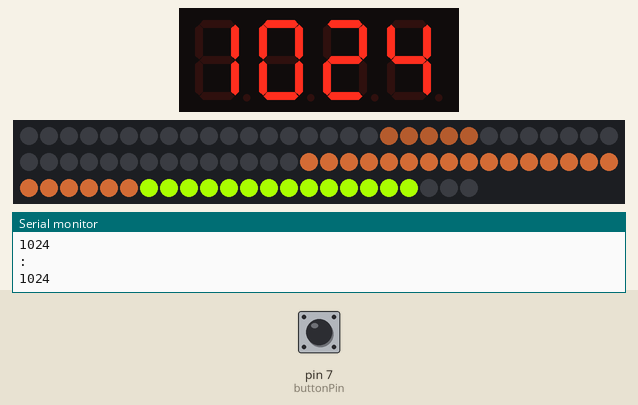
This sketch was run on a simulated Arduino Uno, built with avr-gcc and run on an emulated ATmega328P. Shown: 4-digit seven-segment display, 83 RGB LEDs in strip order, left to right, continuing on the next row, the last lines printed to the serial monitor. The test bench sets the inputs (shaded band); at power-on: pin 7 (buttonPin) LOW. Dim RGB values are drawn brighter than linear; the local clock reads 2024-03-15 10:24:30 at power-on unless the sketch sets it.

Above: at 1.2 s.
1.3 s: pin 7 (buttonPin) pulled HIGH for 0.15 s
At 2.2 s:
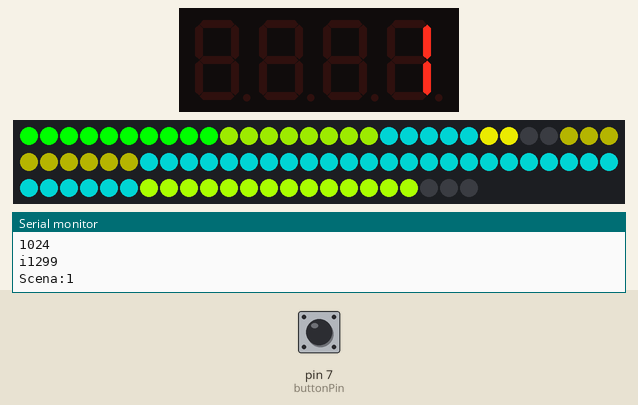
4.4 s: pin 7 (buttonPin) pulled HIGH for 1 s
At 5.8 s:
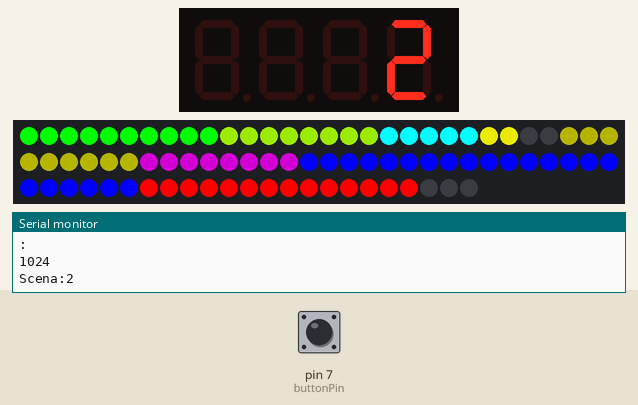
6.0 s: pin 7 (buttonPin) pulled HIGH for 0.15 s
At 6.5 s:
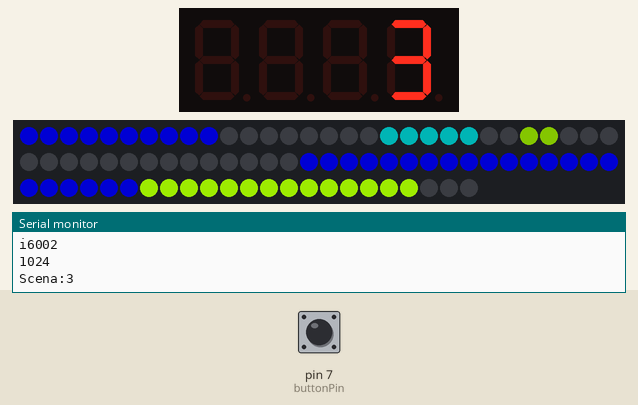
6.7 s: pin 7 (buttonPin) pulled HIGH for 0.15 s
At 7.98 s:
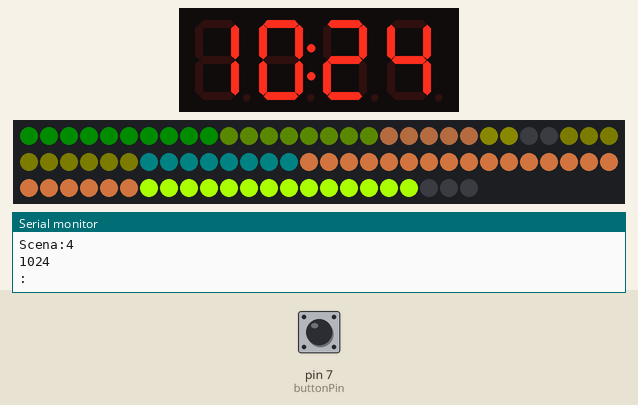

The sketch:

lightboxws2812tm1637mini.ino
```cpp
// (licence header left out)
#include <TM1637.h>
#include <DS3231.h>
#include <Wire.h>
#include <Adafruit_NeoPixel.h>

#define PIN 2 // pin LEDs WS2812
#define NUMPIXELS 83 // Number of LEDs WS2812

DS3231 clock1;
bool h12Flag;
bool pmFlag;

// Instantiation and pins configurations
// Pin 2 - > DIO
// Pin 0 - > CLK
TM1637 tm1637(4, 3);
boolean dp;
int hh; // hour
int mm;  // minute
int ss;  // second
int oldss; // old second
String Sore; // String variables used for display on the TM1637
char ore[5];
String Sscena;
char Cscena[5];
int buttonPin = 7; // button pin
unsigned long timepressedButton; // button reading variable
unsigned long myTime;
unsigned long myTime1;
unsigned long previousMillis;
boolean buttonState;
boolean oldbuttonState;
boolean cambiato;
boolean modifica = false; // true if the program is in time edit mode
int sezioni[10][2] = {{1, 10},{11, 18},{19, 23},{24,25},{26,27},{28,36},{37,44},{45,56},{57,66},{67,80}}; // 83 LED divided in blocks
byte scene[4][10][3] = {
                        {{0,   0,  0},{  0,   0, 0},{64,  32,  16},{  0,   0,   0},{ 0,  0, 0},{ 0,  0, 0},{  0,   0,   0},{127,  64,  32},{127,  64,  32},{170, 255, 0}},
                        {{0, 255,  0},{128, 192, 0},{ 0, 128, 128},{192, 192,   0},{ 0,  0, 0},{64, 64, 0},{  0, 128, 128},{  0, 128, 127},{  0, 128, 128},{170, 255, 0}},
                        {{0, 255,  0},{127, 192, 0},{ 0, 255, 255},{192, 192,   0},{ 0,  0, 0},{64, 64, 0},{127,   0, 128},{  0,   0, 255},{  0,   0, 255},{255,   0, 0}},
                        {{0,   0,128},{  0,   0, 0},{ 0,  64,  64},{  0,   0,   0},{64, 96, 0},{ 0,  0, 0},{  0,   0,   0},{  0,   0, 128},{  0,   0, 128},{128, 192, 0}}
                      }; // defined colors sections in scenes
int R; // rosso
int G; // verde
int B; // blu
int sezione; // section number
int scena; // scene number
int oldscena = 99; // previous scene
int scenadissolve; // scene fade
int oldscenadissolve = 99; // previous scene fade
int n; // scene step number while fade
int fadeTime = 50; // milliseconds of step
boolean dissolve; // true when fade
boolean fixed; // true when fixed scene
int sceneTime = 5000; // millisecond fixed scene
unsigned long stepdissolveTime; // used to measure the duration of the fade
unsigned long fixedTime; // it is used to measure the duration of the fixed scene
float stepvalue[10][3]; // matrix of color variation steps during fading

Adafruit_NeoPixel pixels(NUMPIXELS, PIN, NEO_GRB + NEO_KHZ800);

void setup() {
  Serial.begin(9600);
  Wire.begin();
  tm1637.init();
  tm1637.setBrightness(5);
  pixels.begin(); // INITIALIZE NeoPixel strip object (REQUIRED)
  pixels.clear(); // Set all pixel colors to 'off'
  previousMillis = millis();
  for (int i = 0; i < 10; i++) {
    colora(i, scene[scena][i][0], scene[scena][i][1], scene[scena][i][2]);
  }
}

void loop() {
  hh = clock1.getHour(h12Flag, pmFlag);
  mm = clock1.getMinute();
  ss = clock1.getSecond();
  if (ss == oldss) { // Every second shows the time on the TM1637 display
    if (millis() - previousMillis < 500 && dp == false) {
      sprintf(ore, "%02d%02d", hh, mm);
      Sore = ore;
      tm1637.display(Sore); // Display the time
      Serial.println(Sore);
      dp = true;
    }
    if (millis() - previousMillis > 500 && dp == true) { // Every half second makes the colon flash
      sprintf(ore, "%02d.%02d", hh, mm);
      Sore = ore;
      tm1637.display(Sore);
      Serial.println(":");
      dp = false;
    }
  } else {
    oldss = ss;
    previousMillis = millis();
  }
  buttonState = digitalRead(buttonPin);
  if (buttonState && oldbuttonState == false) { // se è premuto il pulsante avvia il conto del tempo di premuta
    oldbuttonState = true;
    timepressedButton = millis();
    Serial.print("i");
    Serial.println(timepressedButton);
  }
  if (buttonState == LOW && oldbuttonState) { // quando il pulsante viene rilasciato calcola il tempo di premuta
    timepressedButton = millis() - timepressedButton;
    oldbuttonState = false;
    //Serial.print("p");
    //Serial.println(timepressedButton);
  }
  if (buttonState == false && oldbuttonState == false && timepressedButton > 3000) { // If the button has been pressed for 3 seconds execute moficaora function
    //Serial.print("pm");
    //Serial.println(timepressedButton);
    modifica = true;
    myTime1 = millis();
    //Serial.println("modifica ora");
    modificaora();
    timepressedButton = 0;
  }
  if (buttonState == false && oldbuttonState == false && (timepressedButton > 100 && timepressedButton < 3000)) { // If the button has been pressed for 0.1 second increase the value increase the value scena
    //Serial.print("ps");
    //Serial.println(timepressedButton);
    timepressedButton = 0;
    scena = scena + 1;
    if (scena == 5) scena = 0;
    Serial.print("Scena:");
    Serial.println(scena);
    if (scena != oldscena) {
      oldscena = scena;
      if (scena < 4) {
        for (int i = 0; i < 10; i++) {
          colora(i, scene[scena][i][0], scene[scena][i][1], scene[scena][i][2]);
        }
      }
    }
    sprintf(Cscena, "   %d", scena);
    Sscena = Cscena;
    tm1637.display(Sscena); // Display the time
    delay(500);
  }
  if (scena == 4) fade();
}

void modificaora() {
  while (modifica) {
    sprintf(ore, "%02d.%02d", hh, mm);
    Sore = ore;
    tm1637.display(Sore); // Display the time
    buttonState = digitalRead(buttonPin);
    if (buttonState && !oldbuttonState) {
      myTime = millis();
      oldbuttonState = true;
      cambiato = true;
    } else if (buttonState == false && oldbuttonState) {
      oldbuttonState = false;  // sets the old button state to false
      cambiato = false; // the state of the button action is false
      myTime1 = millis();
    }
    if (buttonState && oldbuttonState && millis() - myTime > 100) {
      myTime = millis();
      //Serial.println("funziona");
      oldbuttonState = true;
      mm = mm + 1;
      if (mm == 60) {
        mm = 0;
        hh = hh + 1;
        if (hh == 24) hh = 0;
      }
    }
    if (buttonState == false && oldbuttonState == false && cambiato == false && millis() - myTime1 > 3000) {
      //Serial.println("salvato");
      clock1.setHour(hh);
      clock1.setMinute(mm);
      clock1.setSecond(ss);
      modifica = false;
    }
  }
}

void colora(int sezione, int R, int G, int B) { // Program the colors of the WS2812 LEDs
  for (int i = sezioni[sezione][0] - 1; i < sezioni[sezione][1]; i++) {
    pixels.setPixelColor(i, pixels.Color(R, G, B));
  }
  pixels.show();   // Send the updated pixel colors to the hardware.
}

void fade() { // Function that fades between scenes
  if (scenadissolve != oldscenadissolve && dissolve == false) {
    oldscenadissolve = scenadissolve;
    dissolve = true;
    for (int i = 0; i < 10; i++) { // i è il numero della sezione
      for (int k = 0; k < 3; k++) { // k è il numero del colore 0 - R, 1 - G, 2 - B
        if (scenadissolve < 3) {
          stepvalue[i][k] = ((float)scene[scenadissolve + 1][i][k] - (float)scene[scenadissolve][i][k]) / 100.00; // fa la differenza fra il valore del canale i della scena successiva (j + 1) e quella corrente (j) / 100
        } else {
          stepvalue[i][k] = ((float)scene[0][i][k] - (float)scene[scenadissolve][i][k]) / 100.00;
        }
      }
    }
    stepdissolveTime = millis();
  }
  if (dissolve) {
    if (n < 100) {
      if (millis() - stepdissolveTime > fadeTime) {
        for (int i = 0; i < 10; i++) {
          colora(i, scene[scenadissolve][i][0] + stepvalue[i][0] * n, scene[scenadissolve][i][1] + stepvalue[i][1] * n, scene[scenadissolve][i][2] + stepvalue[i][2] * n);
        }
        n = n + 1;
        stepdissolveTime = millis();
      }
    } else {
      n = 0;
      dissolve = false;
      fixed = true;
      fixedTime = millis();
    }
  }
  if (fixed && millis() - fixedTime > sceneTime) {
    fixed = false;
    scenadissolve = scenadissolve + 1;
    if (scenadissolve == 4) scenadissolve = 0;
  }
}
```

Measured:
- after the input at 1.3 s, the display: changes after 0.20 s (image 1)
- after the input at 4.4 s, the display: first differs from a run without the input after 1.0 s (image 2)
- after the input at 6.0 s, the display: first differs from a run without the input after 0.20 s (image 3)
- what the display in image 1 shows lasts 1.0 s, from 1.5 s to 2.5 s
- what the display in image 2 shows lasts 0.6 s, from 5.4 s to 6.0 s
